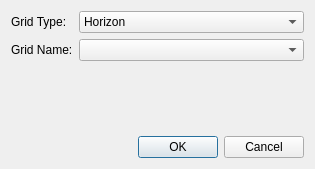
<?xml version="1.0" encoding="UTF-8"?>
<ui version="4.0">
 <class>GridSelectDialog</class>
 <widget class="QDialog" name="GridSelectDialog">
  <property name="geometry">
   <rect>
    <x>0</x>
    <y>0</y>
    <width>315</width>
    <height>169</height>
   </rect>
  </property>
  <property name="windowTitle">
   <string>Dialog</string>
  </property>
  <layout class="QVBoxLayout" name="verticalLayout">
   <item>
    <layout class="QGridLayout" name="gridLayout">
     <item row="0" column="0">
      <widget class="QLabel" name="label">
       <property name="text">
        <string>Grid Type:</string>
       </property>
      </widget>
     </item>
     <item row="0" column="1">
      <widget class="QComboBox" name="cbType">
       <property name="sizePolicy">
        <sizepolicy hsizetype="Expanding" vsizetype="Fixed">
         <horstretch>1</horstretch>
         <verstretch>0</verstretch>
        </sizepolicy>
       </property>
       <item>
        <property name="text">
         <string>Horizon</string>
        </property>
       </item>
       <item>
        <property name="text">
         <string>Attribute</string>
        </property>
       </item>
       <item>
        <property name="text">
         <string>Other</string>
        </property>
       </item>
      </widget>
     </item>
     <item row="1" column="0">
      <widget class="QLabel" name="label_2">
       <property name="text">
        <string>Grid Name:</string>
       </property>
      </widget>
     </item>
     <item row="1" column="1">
      <widget class="QComboBox" name="cbName">
       <property name="sizePolicy">
        <sizepolicy hsizetype="Expanding" vsizetype="Fixed">
         <horstretch>1</horstretch>
         <verstretch>0</verstretch>
        </sizepolicy>
       </property>
      </widget>
     </item>
    </layout>
   </item>
   <item>
    <spacer name="verticalSpacer">
     <property name="orientation">
      <enum>Qt::Vertical</enum>
     </property>
     <property name="sizeHint" stdset="0">
      <size>
       <width>20</width>
       <height>40</height>
      </size>
     </property>
    </spacer>
   </item>
   <item>
    <widget class="QDialogButtonBox" name="buttonBox">
     <property name="orientation">
      <enum>Qt::Horizontal</enum>
     </property>
     <property name="standardButtons">
      <set>QDialogButtonBox::Cancel|QDialogButtonBox::Ok</set>
     </property>
    </widget>
   </item>
  </layout>
 </widget>
 <resources/>
 <connections>
  <connection>
   <sender>buttonBox</sender>
   <signal>accepted()</signal>
   <receiver>GridSelectDialog</receiver>
   <slot>accept()</slot>
   <hints>
    <hint type="sourcelabel">
     <x>248</x>
     <y>254</y>
    </hint>
    <hint type="destinationlabel">
     <x>157</x>
     <y>274</y>
    </hint>
   </hints>
  </connection>
  <connection>
   <sender>buttonBox</sender>
   <signal>rejected()</signal>
   <receiver>GridSelectDialog</receiver>
   <slot>reject()</slot>
   <hints>
    <hint type="sourcelabel">
     <x>316</x>
     <y>260</y>
    </hint>
    <hint type="destinationlabel">
     <x>286</x>
     <y>274</y>
    </hint>
   </hints>
  </connection>
 </connections>
</ui>
